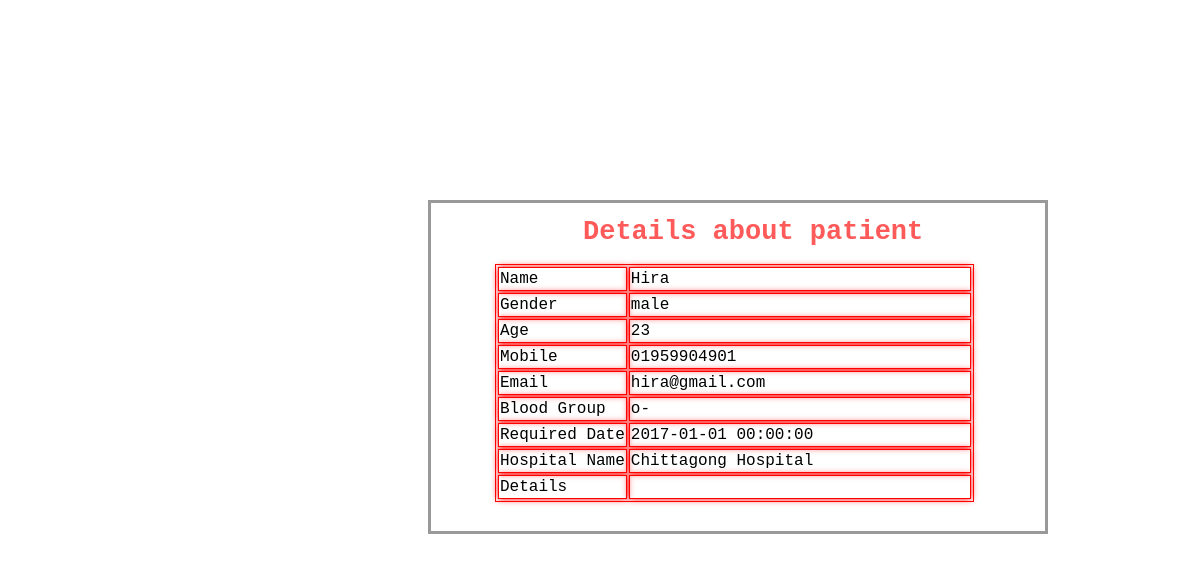
/details.php?q=13, run on the app's committed database.
### tables this page shows
CREATE TABLE IF NOT EXISTS `requestes` (
  `req_id` int(100) NOT NULL,
  `name` varchar(100) NOT NULL,
  `gender` varchar(100) NOT NULL,
  `age` varchar(100) NOT NULL,
  `mobile` varchar(100) NOT NULL,
  `email` varchar(100) NOT NULL,
  `bgroup` varchar(100) NOT NULL,
  `reqdate` datetime NOT NULL,
  `detail` varchar(500) NOT NULL,
  `hospital_name` varchar(100) NOT NULL
);

### details.php (the view, shortened to what this page needs)
<?php
$cn = makeconnection();
$sql = "select * from requestes where req_id = '". $_REQUEST["q"]."' ";
$query = mysqli_query($cn,$sql);
$result = mysqli_fetch_array($query);
?>
<!DOCTYPE html>
<html>
<head>
	<link rel="stylesheet" href="css/details.css" type="text/css">
</head>
<body>
<div class="main">
<div class="details">
<h2>Details about patient</h2>
<table>
		<tr>
			<td>Name</td>
			<td id="sec"><?php echo $result[1]; ?></td>
		</tr>
		<tr>
			<td>Gender</td>
			<td><?php echo $result[2]; ?></td>
		</tr>
		<tr>
			<td>Age</td>
			<td><?php echo $result[3]; ?></td>
		</tr>
		<tr>
			<td>Mobile</td>
			<td><?php echo $result[4]; ?></td>
		</tr>
		<tr>
			<td>Email</td>
			<td><?php echo $result[5]; ?></td>
		</tr>
		<tr>
			<td>Blood Group</td>
			<td><?php echo $result[6]; ?></td>
		</tr>
		<tr>
			<td>Required Date</td>
			<td><?php echo $result[7]; ?></td>
		</tr>
		<tr>
			<td>Hospital Name</td>
			<td><?php echo $result[9]; ?></td>
		</tr>
		<tr>
			<td>Details</td>
			<td><?php echo $result[8]; ?></td>
		</tr>
</table>
</div>
</div>
</body>
</html>

### css/details.css (style rules this page uses)
* { margin:0, padding:0 }
body { font-family:Courier new; font-size:16px; line-height:20px; color: #000; }
.main { width:620px; margin:200px 420px auto; display:block;overflow:hidden; }
.details { border: 3px solid #999; padding: 29px 64px; }
.details h2 { color: #ff5a5a; font-size: 27px; margin-left: 88px; margin-top: -10px; width: 396px; }
.details table { border: 1px solid #FF0000; }
.details table tr { border: 1px solid #FF0000; }
.details table tr td { border: 1px solid #ff0000; box-shadow: 0px 0px 7px 0px #FF0000; }
#sec { width:338px; }

### data on the page
requestes: name "Hira", gender "male", age "23", mobile "01959904901", email "hira@gmail.com", bgroup "o-", reqdate "2017-01-01 00:00:00", hospital_name "Chittagong Hospital"
